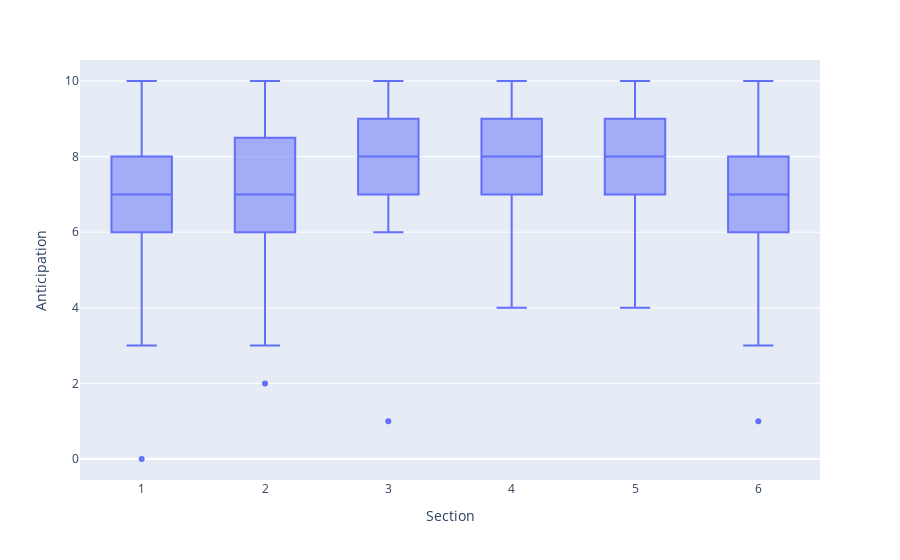

This figure's notebook cell:
### Code cell
fig = px.box(df,
             x="Section",
             y="Anticipation")
fig.show()

### Figure 1 — Plotly figure (JSON) as saved in the notebook; plotly's stock layout.template omitted (floating-point values rounded to 4 significant figures)
{"data": [{"alignmentgroup": "True", "hovertemplate": "Section=%{x}<br>Anticipation=%{y}<extra></extra>", "legendgroup": "", "marker": {"color": "#636efa"}, "name": "", "notched": false, "offsetgroup": "", "orientation": "v", "showlegend": false, "type": "box", "x": [1, 1, 1, 1, 1, 1, 1, 1, 1, 1, 1, 1, 1, 1, 1, 1, 1, 1, 1, 1, 2, 2, 2, 2, 2, 2, 2, 2, 2, 2, 2, 2, 2, 2, 2, 2, 2, 2, 2, 2, 3, 3, 3, 3, 3, 3, 3, 3, 3, 3, 3, 3, 3, 3, 3, 3, 3, 3, 3, 3, 4, 4, 4, 4, 4, 4, 4, 4, 4, 4, 4, 4, 4, 4, 4, 4, 4, 4, 4, 4, 5, 5, 5, 5, 5, 5, 5, 5, 5, 5, 5, 5, 5, 5, 5, 5, 5, 5, 5, 5, 6, 6, 6, 6, 6, 6, 6, 6, 6, 6, 6, 6, 6, 6, 6, 6, 6, 6, 6, 6], "x0": " ", "xaxis": "x", "y": [5, 6, 7, 8, 10, 6, 8, 7, 3, 6, 7, 7, 0, 8, 8, 6, 8, 7, 9, 6, 5, 9, 8, 7, 6, 7, 7, 8, 9, 7, 7, 3, 8, 10, 6, 2, 8, 3, 10, 10, 9, 9, 9, 8, 1, 7, 9, 6, 10, 7, 9, 10, 7, 7, 7, 8, 10, 6, 9, 6, 8, 7, 8, 8, 9, 7, 9, 8, 10, 9, 4, 7, 9, 9, 8, 10, 7, 6, 7, 10, 5, 8, 9, 8, 9, 9, 6, 10, 4, 8, 10, 7, 8, 7, 9, 9, 7, 9, 7, 5, 9, 7, 7, 7, 8, 10, 8, 8, 10, 8, 9, 7, 6, 6, 3, 7, 4, 8, 1, 4], "y0": " ", "yaxis": "y"}], "layout": {"boxmode": "group", "legend": {"tracegroupgap": 0}, "margin": {"t": 60}, "xaxis": {"anchor": "y", "domain": [0, 1], "title": {"text": "Section"}}, "yaxis": {"anchor": "x", "domain": [0, 1], "title": {"text": "Anticipation"}}}}
